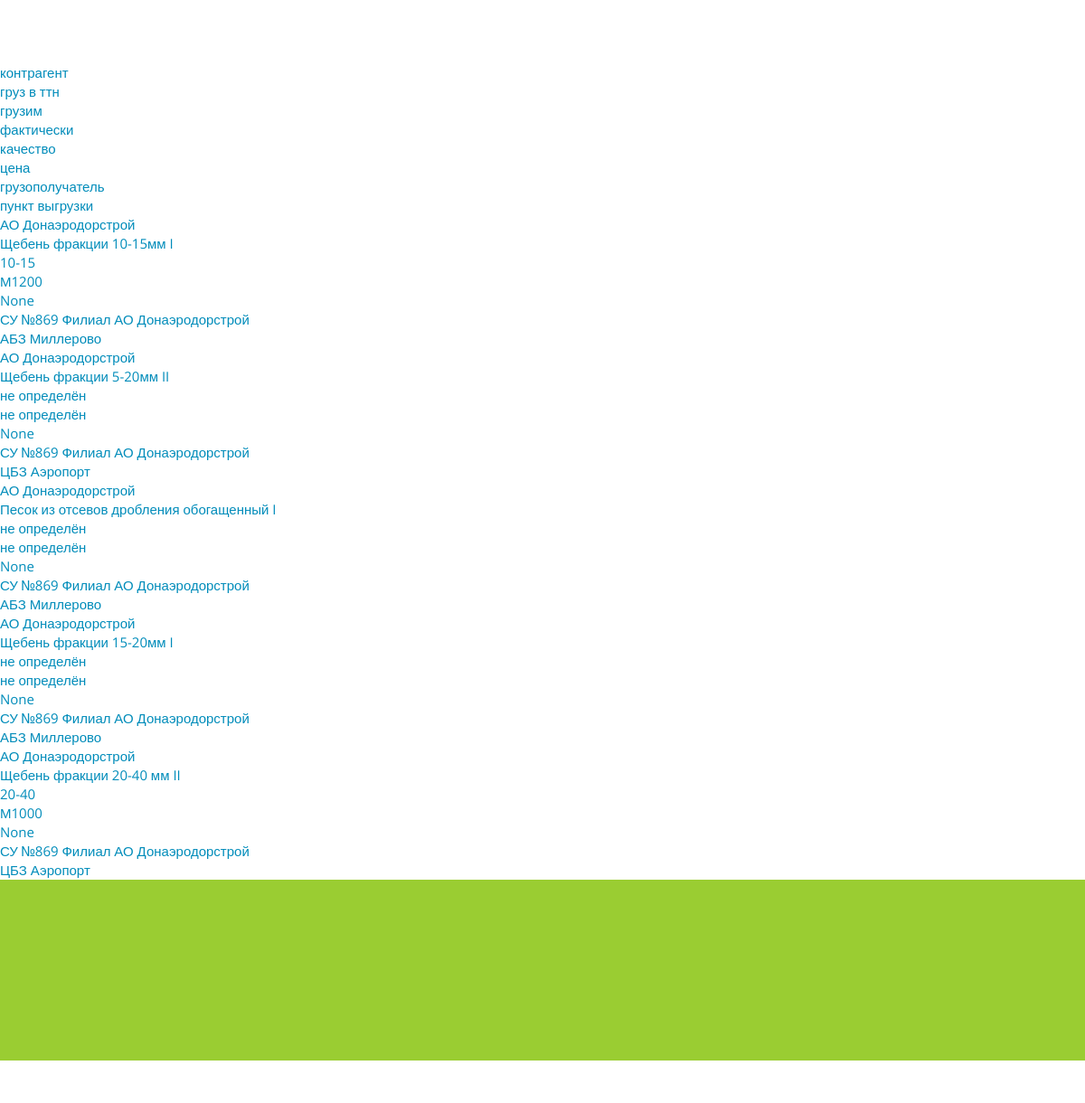
Page /list_hide_tasks (signed in) on the earlier database version.
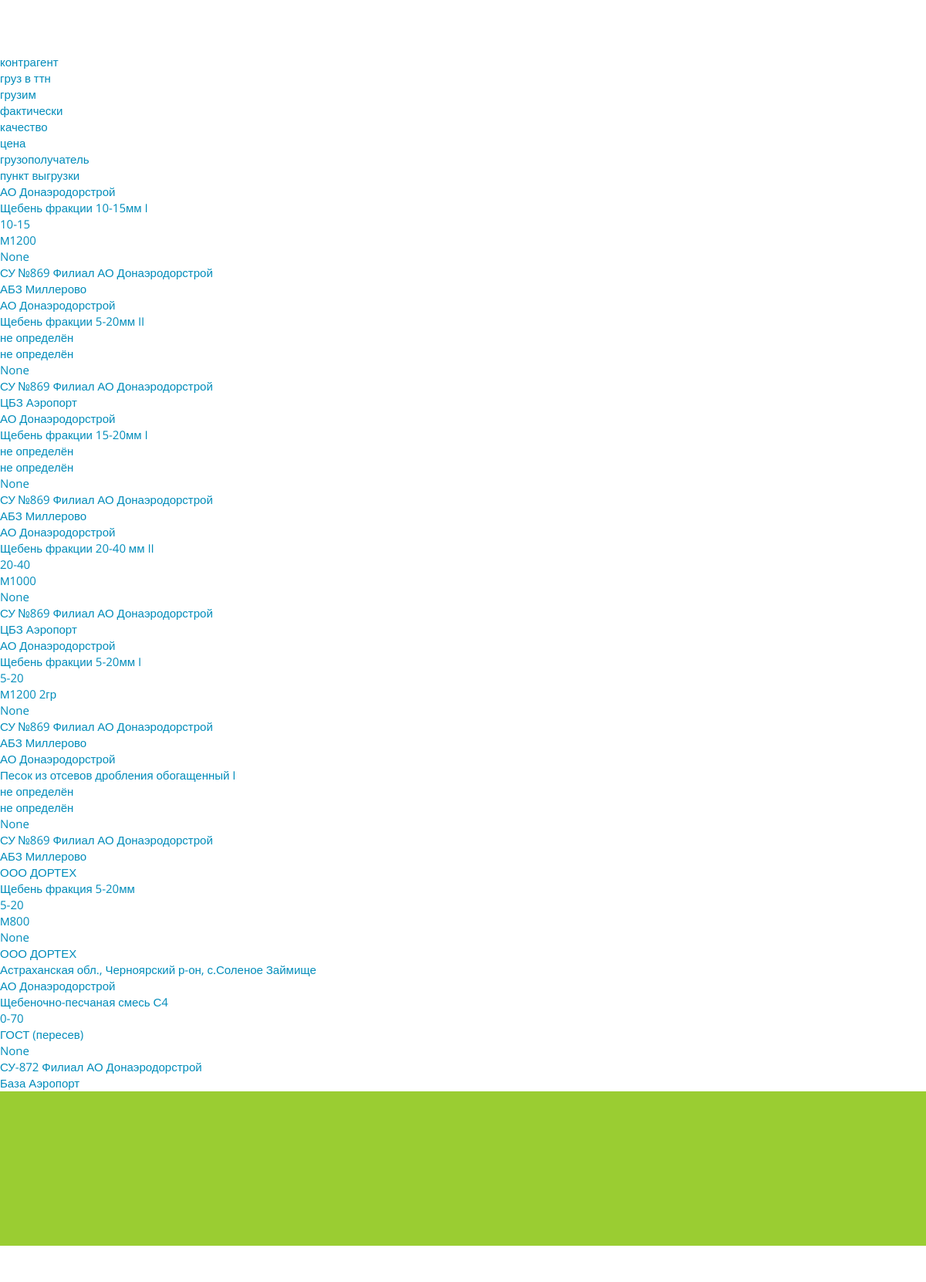
Same page on the later database version.
### naryad/models.py (models this page shows, shortened)
class Task(models.Model):
    date = models.DateTimeField(verbose_name='дата формирования задания')
    contractor = models.ForeignKey('Contractor', on_delete=models.CASCADE, verbose_name='контрагент')
    consignee = models.ForeignKey('Consignee', on_delete=models.CASCADE, verbose_name='грузополучатель')
    employer = models.ForeignKey('Employer', on_delete=models.CASCADE, verbose_name='заказчик')
    consignor = models.ForeignKey('Consignor', on_delete=models.CASCADE, verbose_name='грузоотправитель')
    destination = models.ForeignKey('Destination', on_delete=models.CASCADE, verbose_name='пункт назначения')
    place = models.ForeignKey('Place', on_delete=models.SET_NULL, null=True, blank=True, verbose_name='место погрузки')
    total_plan = models.SmallIntegerField(verbose_name='общий объем', null=True)
    daily_plan = models.SmallIntegerField(verbose_name='суточный объем', null=True)
    TASK_STATUS = (
        ('1', 'черновик'),
        ('2', 'к выполнению'),
        ('3', 'выполнено'),
    )
    shipped = models.DecimalField(max_digits=7, decimal_places=2, verbose_name='отгружено по заданию', default=0)
    daily_shipped = models.DecimalField(max_digits=7, decimal_places=2, verbose_name='отгружено по заданию за утки', default=0)
    price = models.SmallIntegerField(verbose_name='цена', null=True)
    status = models.CharField(max_length=1, choices=TASK_STATUS, default=1, help_text='статус задания')
    author = models.ForeignKey('auth.User', on_delete=models.CASCADE, null=True)
    rubble = models.ForeignKey('Rubble', on_delete=models.CASCADE, verbose_name='выписываемый материал')
    hours = models.CharField(max_length=20, verbose_name='Часы приема', null=True)
    comments = models.CharField(max_length=200, verbose_name='Комментарий', null=True, blank=True)
    cars_on_loading = models.SmallIntegerField(default=0, verbose_name='машины в заводе')
    contact = models.CharField(max_length=200, verbose_name='Контакт', null=True, blank=True)
    cargo_type = models.ForeignKey('RubbleRoot', on_delete=models.SET_NULL, null=True, blank=True, verbose_name='фактический груз')
    cargo_quality = models.ForeignKey('RubbleQuality', on_delete=models.SET_NULL, null=True, blank=True, verbose_name="качество груза")
    to_finish_total_plan = models.DecimalField(max_digits=7, decimal_places=2, verbose_name='остаток до полного выполнения', default=0)
    to_finish_daily_plan = models.DecimalField(max_digits=7, decimal_places=2,
                                               verbose_name='остаток до суточного выполнения', default=0)

class Organization(models.Model):
    name = models.CharField(unique=True, max_length=100, verbose_name='название', null=True, blank=True)
    def __str__(self):
        return str(self.name)
    class Meta:
        abstract = True

class Contractor(Organization):
    pass

class Rubble(models.Model):
    name = models.CharField(max_length=100, verbose_name='наименование груза', null=True, blank=True)
    visible = models.CharField(max_length=1, verbose_name='наименование груза', default=1)
    def __str__(self):
        return str(self.name)

class RubbleRoot(models.Model):
    name = models.CharField(max_length=100, verbose_name='род груза', null=True, blank=True)
    def __str__(self):
        return str(self.name)

class RubbleQuality(models.Model):
    name = models.CharField(max_length=100, verbose_name='качество груза', null=True, blank=True)
    def __str__(self):
        return str(self.name)

class Consignee(Organization):
    pass

class Destination(models.Model):
    name = models.CharField(max_length=200, verbose_name='пункт разгрузки', null=True, blank=True, unique=True)
    def __str__(self):
        return str(self.name)

### naryad/views.py (the view)
# urls.py: path('list_hide_tasks', views.show_hide_tasks, name='show_hide_tasks'),
@login_required
def show_hide_tasks(request):
    if request.method == 'GET':
        tasks = Task.objects.filter(status__in=['1', '3']).order_by('daily_shipped', 'contractor')
        dostavka = tasks.filter(employer=Employer.objects.get(name='ООО Машпром'))
        samovyvoz = tasks.exclude(employer=Employer.objects.get(name='ООО Машпром'))
        return render(request, 'naryad/list_hide_tasks.html', {'dostavka': dostavka, 'samovyvoz': samovyvoz})

### templates/naryad/list_hide_tasks.html (shortened to what this page needs)
{% extends "base_generic.html" %}
{% block content %}
        <div class="table">
            <a class="h_table" href="#">
                <div>контрагент</div>
                <div>груз в ттн</div>
                <div>грузим</br>фактически</div>
                <div>качество</div>
                <div>цена</div>
                <div>грузополучатель</div>
                <div>пункт выгрузки</div>
            </a>
            {% for task in dostavka %}
            <a href="#" {% if task.status == '3' %} class="done" {% elif task.status == '3' %} class="not_redy" {% endif %} onclick=showModal("{{ task.id }}")>
                <div>{{ task.contractor }}</div>
                <div>{{ task.rubble }}</div>
                <div>{{ task.cargo_type }}</div>
                <div>{{ task.cargo_quality }}</div>
                <div>{{ task.price }}</div>
                <div>{{ task.consignee }}</div>
                <div>{{ task.destination }}</div>
            </a>
            {% endfor %}
            <a>
                {% for _ in '12345678' %}
             <div id="hr" style="border: none; height: 25px; background-color: yellowgreen; text-align: center; font-size: large;"></div>
                {% endfor %}
            </a>
        </div>
        <div class="edit_row" id="modal">
            <div id="edit_row_content">
                <span class="close">&times;</span>
            </div>
        </div>
{% endblock %}

### templates/base_generic.html (shortened to what this page needs)
{% load static %}
<!DOCTYPE html>
<html>
<head>
    {% block title %}
    <link href="{% static 'css/bootstrap-yeti.min.css' %}" rel="stylesheet" id="theme-file">
    <link href="{% static 'css/prettify.min.css' %}" rel="stylesheet">
    <link href="{% static 'css/prettify-bootstrap.min.css' %}" rel="stylesheet">
    <link href="{% static 'css/font-awesome.min.css' %}" rel="stylesheet">
    <link href="{% static 'css/custom.css' %}" rel="stylesheet">
    {% endblock %}
</head>
<body>
    {% block content %}{% endblock %}
</body>
</html>

### naryad/static/css/custom.css (style rules this page uses)
body { padding-top: 70px; }

Differences in the rows shown:
now on this page (row edited): Task: contractor "АО Донаэродорстрой", rubble "Щебень фракции 5-20мм I", cargo_type "5-20", cargo_quality "М1200 2гр", price "None", consignee "СУ №869 Филиал АО Донаэродорстрой", destination "АБЗ Миллерово"
changed Task "Песок из отсевов дробления обогащенный I": moves down the list
now on this page (row edited): Task: contractor "ООО ДОРТЕХ", rubble "Щебень фракция 5-20мм", cargo_type "5-20", cargo_quality "М800", price "None", consignee "ООО ДОРТЕХ", destination "Астраханская обл., Черноярский р-он, с.Соленое Займище"
now on this page (row edited): Task: contractor "АО Донаэродорстрой", rubble "Щебеночно-песчаная смесь С4", cargo_type "0-70", cargo_quality "ГОСТ (пересев)", price "None", consignee "СУ-872 Филиал АО Донаэродорстрой", destination "База Аэропорт"
